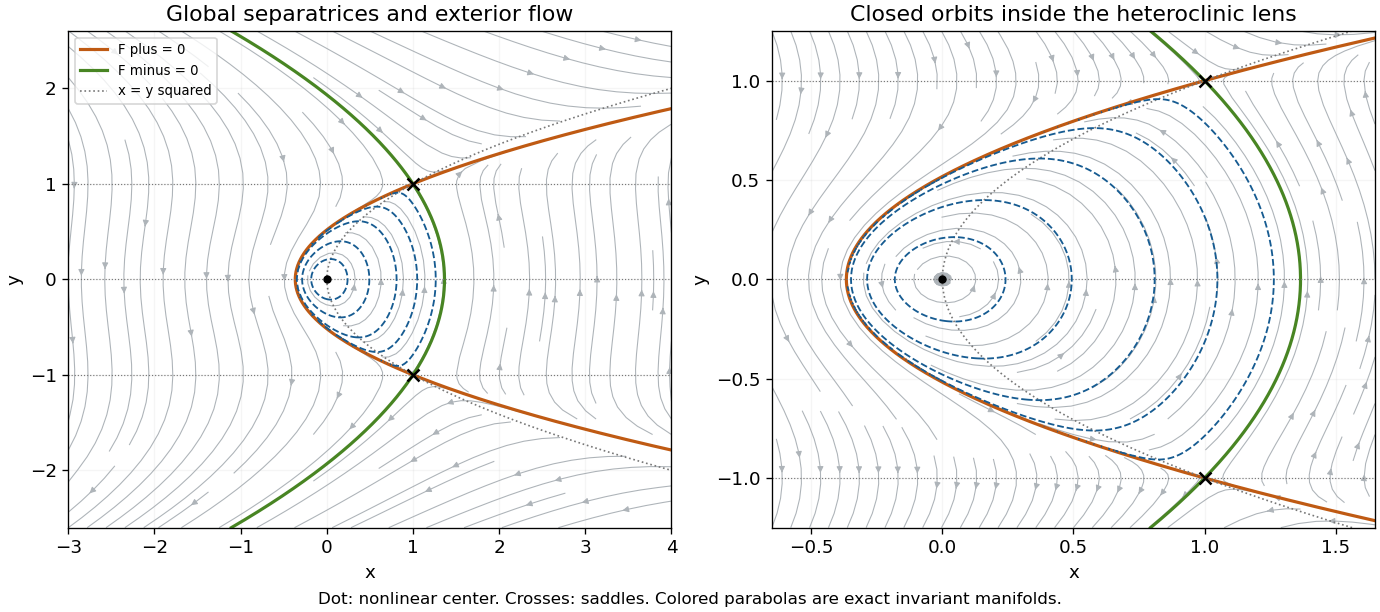

Generate this figure with Python:
"""Original scientific figure; Python 3.14 with numpy/matplotlib. Writes one PNG in the current directory."""
from pathlib import Path
import numpy as np
import matplotlib
matplotlib.use("Agg")
import matplotlib.pyplot as plt
plt.rcParams.update({"font.size":11,"font.family":"DejaVu Sans","savefig.facecolor":"white"})
def save(fig):
    fig.savefig(Path.cwd()/Path(__file__).with_suffix(".png").name,dpi=120,facecolor="white",transparent=False,metadata={"Software":"Matplotlib"})
    plt.close(fig)

a=(1+np.sqrt(3))/2;b=(1-np.sqrt(3))/2;logI0=-b*np.log(a-1)+a*np.log(1-b)
fig,axs=plt.subplots(1,2,figsize=(11.5,5.1),layout="constrained")
for ax,lims in zip(axs,[(-3,4,-2.6,2.6),(-.65,1.65,-1.25,1.25)]):
    xmin,xmax,ymin,ymax=lims;x=np.linspace(xmin,xmax,400);y=np.linspace(ymin,ymax,400);X,Y=np.meshgrid(x,y);U=Y**3-Y;V=X-Y*Y;speed=np.sqrt(U*U+V*V);scale=np.where(speed>1e-12,speed,1)
    ax.streamplot(x,y,U/scale,V/scale,color="#aeb4b9",density=1.1,linewidth=.65,arrowsize=.75,zorder=1)
    ys=np.linspace(ymin,ymax,800)
    ax.plot(1+a*(ys*ys-1),ys,color="#bf5a13",lw=1.9,label="F plus = 0")
    ax.plot(1+b*(ys*ys-1),ys,color="#488523",lw=1.9,label="F minus = 0")
    ax.plot(ys*ys,ys,color="#777777",ls=":",lw=1,label="x = y squared")
    for yn in (-1,0,1):ax.axhline(yn,color="#777777",ls=":",lw=.7)
    Fp=X-1-a*(Y*Y-1);Fm=X-1-b*(Y*Y-1);mask=(Fp<=0)|(Fm>=0)|(abs(Y)>=1)
    logI=-b*np.log(np.maximum(Fp,1e-30))+a*np.log(np.maximum(-Fm,1e-30));logI=np.ma.array(logI,mask=mask)
    ax.contour(X,Y,logI,levels=logI0-np.array([3,1.5,.8,.3,.08]),colors="#165b91",linewidths=1.1,zorder=3)
    ax.plot(0,0,"o",color="black",ms=4,zorder=5);ax.plot([1,1],[-1,1],"x",color="black",ms=7,mew=1.5,zorder=5)
    ax.set(xlim=(xmin,xmax),ylim=(ymin,ymax),xlabel="x",ylabel="y");ax.grid(alpha=.12)
axs[0].set_title("Global separatrices and exterior flow");axs[0].legend(fontsize=8,loc="upper left")
axs[1].set_title("Closed orbits inside the heteroclinic lens")
fig.supxlabel("Dot: nonlinear center. Crosses: saddles. Colored parabolas are exact invariant manifolds.",fontsize=10)
save(fig)
